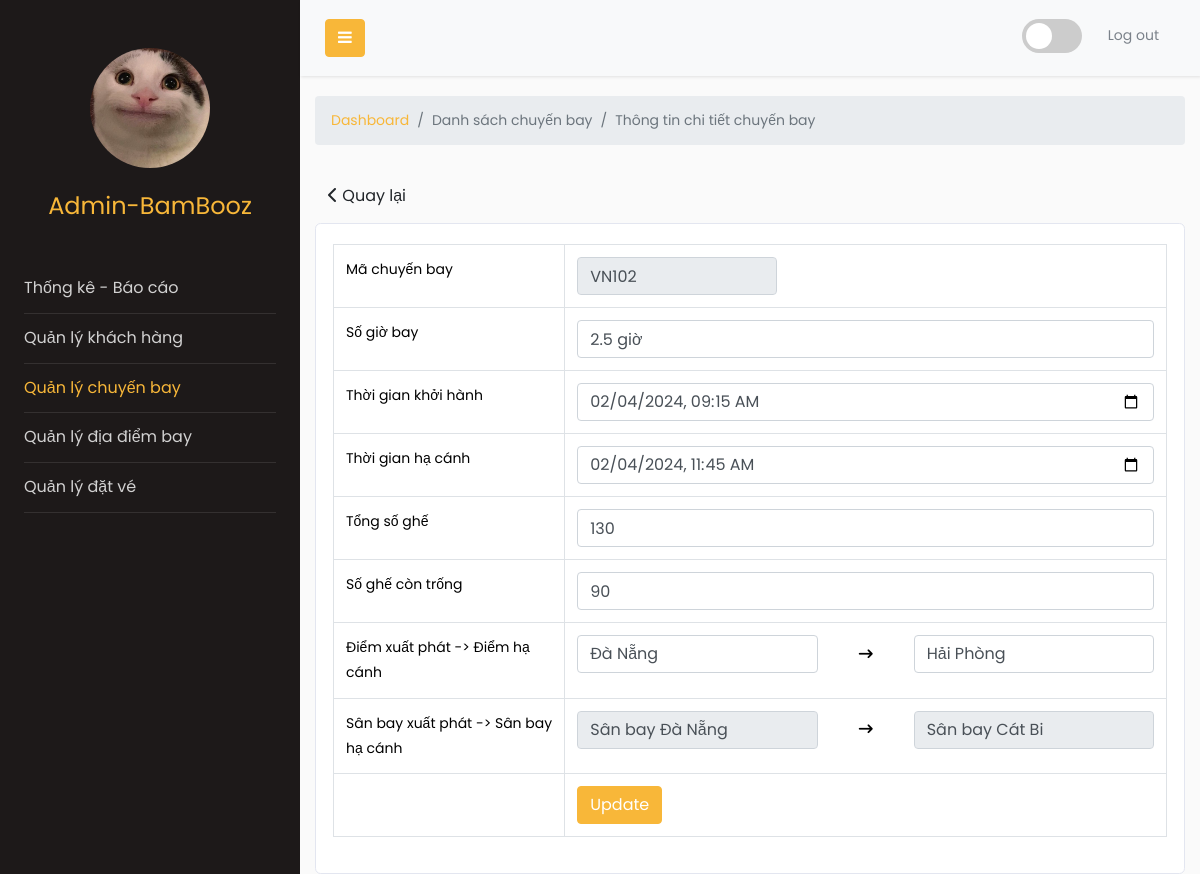
Page /html/admin/flight-detail.php?id=VN102 on the committed database.
### tables this page shows
CREATE TABLE Flight
(
    id                 nvarchar(7) PRIMARY KEY,
    arrivalAddressID   INT,
    departureAddressID INT,
    flightTime         VARCHAR(255),
    departureTime      DATETIME,
    arrivalTime        DATETIME,
    availableSeats     INT,
    totalSeats         INT,
    FOREIGN KEY (arrivalAddressID) REFERENCES Address (id),
    FOREIGN KEY (departureAddressID) REFERENCES Address (id)
);

CREATE TABLE Address
(
    id       INTEGER PRIMARY KEY AUTO_INCREMENT,
    city     VARCHAR(255) NOT NULL,
    country  VARCHAR(255) NOT NULL,
    airfield VARCHAR(255)
);

### html/admin/flight-detail.php (the view, shortened to what the rows shown need)
<!DOCTYPE html>
<html lang="en"  xmlns:th="https://www.thymeleaf.org">
<head>
    <link href="../../assets/vendor/bootstrap/css/bootstrap.min.css" rel="stylesheet">
    <link href="../../assets/vendor/bootstrap-icons/bootstrap-icons.css" rel="stylesheet">
    <link href="../../assets/vendor/boxicons/css/boxicons.min.css" rel="stylesheet">
    <link href="../../assets/vendor/glightbox/css/glightbox.min.css" rel="stylesheet">
    <link href="../../assets/vendor/remixicon/remixicon.css" rel="stylesheet">
    <link href="../../assets/vendor/swiper/swiper-bundle.min.css" rel="stylesheet">
    <link rel="stylesheet" href="https://cdnjs.cloudflare.com/ajax/libs/font-awesome/6.4.2/css/all.min.css" />
    <link rel="stylesheet" href="https://stackpath.bootstrapcdn.com/font-awesome/4.7.0/css/font-awesome.min.css">
    <link href="../../assets/css/adminStyle.css" rel="stylesheet">
</head>
<body>
    <div id="container">
        <div class="wrapper d-flex align-items-stretch">
            <div id="content">
                <div class="content-header">
                    <section class="content">
                        <div class="container-fluid">
                            <div class="row">
                                <div class="col-12">
                                    <div class="card">
                                        <div class="card-body">
                                            <div class="row">
                                            <?php
                                                    $id = isset($_GET['id']) ? $_GET['id'] : die('ERROR: missing ID.');
                                                    include_once("../../model/entity/Flight.php");
                                                    $database = new Database();
                                                    $db = $database->Connect();
                                                    $flight = new Flight($db);
                                                    $flight->id = $id;
                                                    $flight->readOne();
                                                    ?>
                                                    <form action="<?php echo htmlspecialchars($_SERVER["PHP_SELF"] . "?id={$id}");?>" method="post">
                                                        <table class='table table-hover  table-bordered'>
                                                            <tr>
                                                                <td><input style="max-width: 200px;" disabled type='text' name='id'  value="<?php echo $flight->id; ?>" class='form-control' /></td>
                                                            </tr>
                                                            <tr>
                                                                <td><input type="text" value="<?php echo $flight->flightTime; ?>" class="form-control" name="flightTime"/></td>
                                                            </tr>
                                                            <tr>
                                                                <?php
                                                                    $departureTimeFromDB = $flight->departureTime;
                                                                    $departureTimeFormatted = date('Y-m-d\TH:i', strtotime($departureTimeFromDB));
                                                                ?>
                                                                <td><input type="datetime-local" value="<?php echo $departureTimeFormatted; ?>" class="form-control" name="departureTime" /></td>
                                                            </tr>
                                                            <tr>
                                                                <?php
                                                                    $arrivalTimeFromDB = $flight->arrivalTime;
                                                                    $arrivalTimeFormatted = date('Y-m-d\TH:i', strtotime($arrivalTimeFromDB));
                                                                ?>
                                                                <td><input type="datetime-local" value="<?php echo $arrivalTimeFormatted; ?>" class="form-control" name="arrivalTime" /></td>
                                                            </tr>
                                                            <tr>
                                                                <td><input type="text" value="<?php echo $flight->totalSeats; ?>" class="form-control" name="totalSeats"/></td>
                                                            </tr>
                                                            <tr>
                                                                <td><input type="text" class="form-control" value="<?php echo $flight->availableSeats; ?>" name="availableSeats" /></td>
                                                            </tr>
                                                            <tr>
                                                                <td>
                                                                    <div class="d-flex justify-content-between" style="align-items:center;">
                                                                    <?php
                                                                        $conn = Database::Connect();
                                                                        $departureAddressId = $flight->departureAddressId;
                                                                        $departureAirfield = getAirfieldById($conn, $departureAddressId);
                                                                        $arrivalAddressId = $flight->arrivalAddressId;
                                                                        $arrivalAirfield = getAirfieldById($conn, $arrivalAddressId);
                                                                        ?>
                                                                        <?php
                                                                        function getAirfieldById($conn, $addressId) {
                                                                            $queryAirfield = "SELECT airfield FROM Address WHERE id = :addressId";
                                                                            $stmtAirfield = $conn->prepare($queryAirfield);
                                                                            $stmtAirfield->bindParam(':addressId', $addressId, PDO::PARAM_INT);
                                                                            $stmtAirfield->execute();
                                                                            $airfieldInfo = $stmtAirfield->fetch(PDO::FETCH_ASSOC);
                                                                            return $airfieldInfo ? $airfieldInfo['airfield'] : '';
                                                                        }
                                                                        ?>
                                                                        <input disabled value="<?php echo $departureAirfield; ?>" type="text" class="form-control col-md-5" id="airField1"/>
                                                                        <div><i class="fa-solid fa-arrow-right-long fa-solid text-gray-300"></i></div>
                                                                        <input disabled value="<?php echo $arrivalAirfield; ?>" type="text" class="form-control col-md-5" id="airField2"/>
                                                                    </div>
                                                                </td>
                                                            </tr>
                                                        </table>
                                                    </form>
                                            </div>
                                        </div>
                                    </div>
                                </div>
                            </div>
                        </div>
                    </section>
                </div>
            </div>
        </div>
    </div>
</body>
</html>

### rows in the picture
flight: id "VN102", flightTime "2.5 giờ", departureTime "02/04/2024 09:15", arrivalTime "02/04/2024 11:45", totalSeats "130", availableSeats "90", departureAddressID.airfield "Sân bay Đà Nẵng", arrivalAddressID.airfield "Sân bay Cát Bi"

### other values in the picture
form field departureAddress "Đà Nẵng"
form field arrivalAddress "Hải Phòng"
